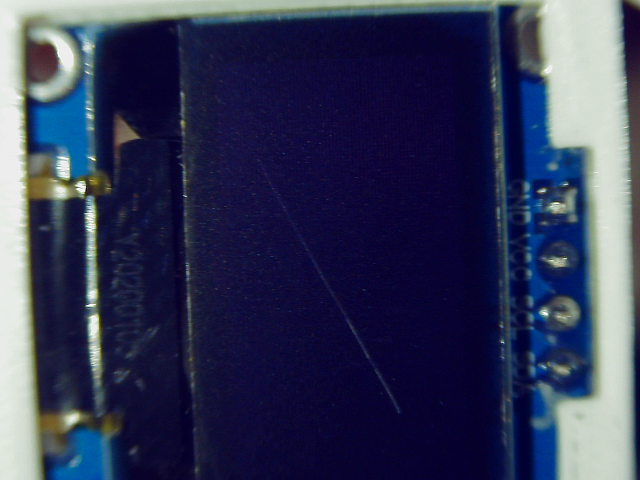
#> input picture dataset/defect/-5_degree_defect/garching00073.png, 640 x 480 px, found by its file name
$ jupyter execute gamma_correction.ipynb
#> lines starting #> are read from the running program, lines starting #| are printed output that depends on the picture; long printed decimals are rounded
[cell 1]
import cv2
import numpy as np
import math

[cell 2]
# read image
img = cv2.imread('/Users/hasandemirkiran/Desktop/cyberus_accenture/dataset/defect/-5_degree_defect/garching00073.png')
#> img is the input picture: shape (480, 640, 3); mean B, G, R 86.4, 56.3, 51.6

[cell 3]
# convert img to gray
gray = cv2.cvtColor(img, cv2.COLOR_BGR2GRAY)
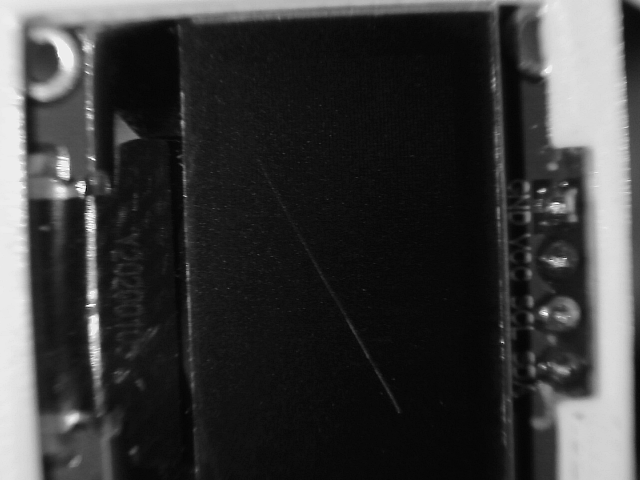
#> gray: shape (480, 640); min 5, max 255, mean 58.3

[cell 4]
# compute gamma = log(mid*255)/log(mean)
mid = 0.5
mean = np.mean(gray)
#> mean = 58.32
gamma = math.log(mid*255)/math.log(mean)
#> gamma = 1.19
print(gamma)
#| 1.192

[cell 5]
# do gamma correction
img_gamma1 = np.power(img, gamma).clip(0,255).astype(np.uint8)
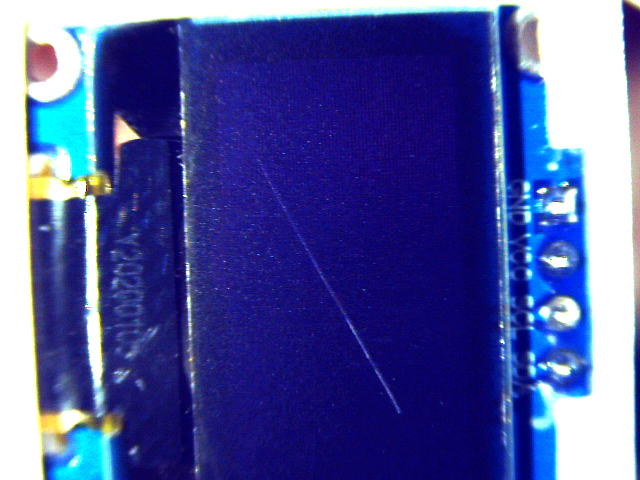
#> img_gamma1: shape (480, 640, 3); mean B, G, R 156.3, 85.7, 78.4

[cell 6]
# METHOD 2: HSV (or other color spaces)

# convert img to HSV
hsv = cv2.cvtColor(img, cv2.COLOR_BGR2HSV)
#> hsv: shape (480, 640, 3); mean H, S, V 105.1, 164.7, 89.7
hue, sat, val = cv2.split(hsv)
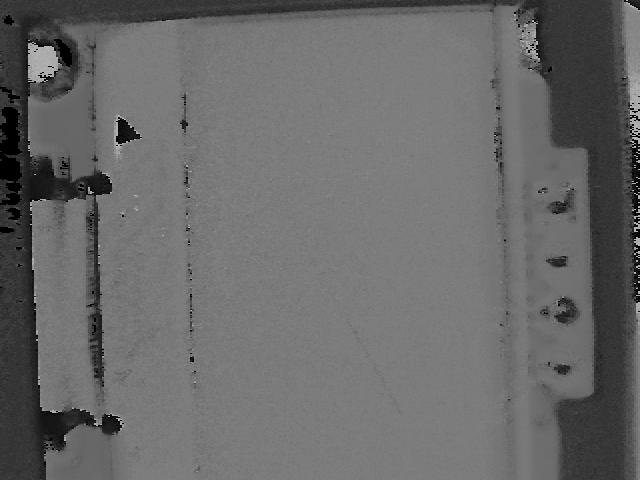
#> hue: shape (480, 640); min 0, max 179, mean 105.1
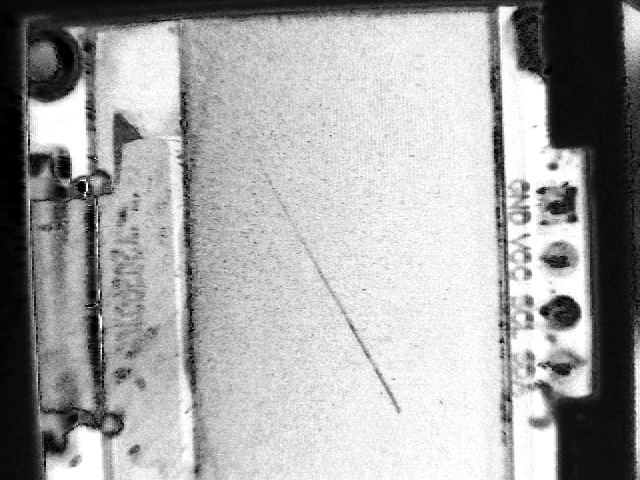
#> sat: shape (480, 640); min 0, max 255, mean 164.7
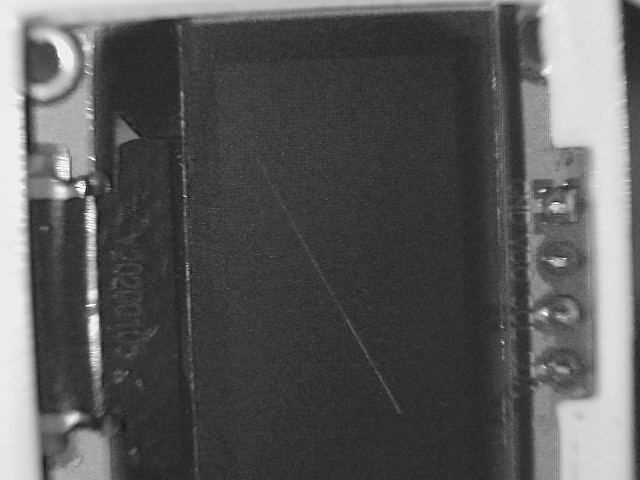
#> val: shape (480, 640); min 16, max 255, mean 89.7

[cell 7]
# compute gamma = log(mid*255)/log(mean)
mid = 0.5
mean = np.mean(val)
#> mean = 89.75
gamma = math.log(mid*255)/math.log(mean)
#> gamma = 1.08
print(gamma)
#| 1.078

[cell 8]
# do gamma correction on value channel
val_gamma = np.power(val, gamma).clip(0,255).astype(np.uint8)
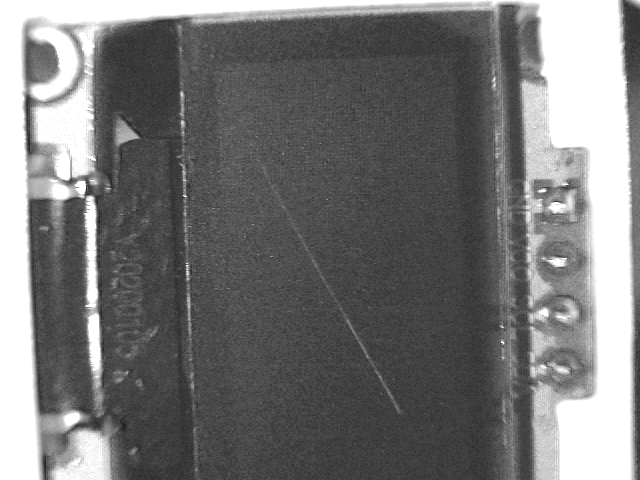
#> val_gamma: shape (480, 640); min 19, max 255, mean 118.4

[cell 9]
# combine new value channel with original hue and sat channels
hsv_gamma = cv2.merge([hue, sat, val_gamma])
#> hsv_gamma: shape (480, 640, 3); mean H, S, V 105.1, 164.7, 118.4
img_gamma2 = cv2.cvtColor(hsv_gamma, cv2.COLOR_HSV2BGR)
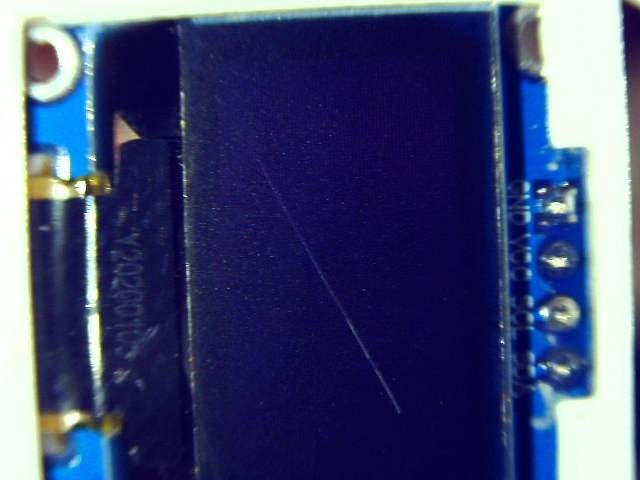
#> img_gamma2: shape (480, 640, 3); mean B, G, R 113.8, 72.2, 65.4

$ run again, with dataset/defect/-5_degree_defect/garching00088.png copied over dataset/defect/-5_degree_defect/garching00073.png
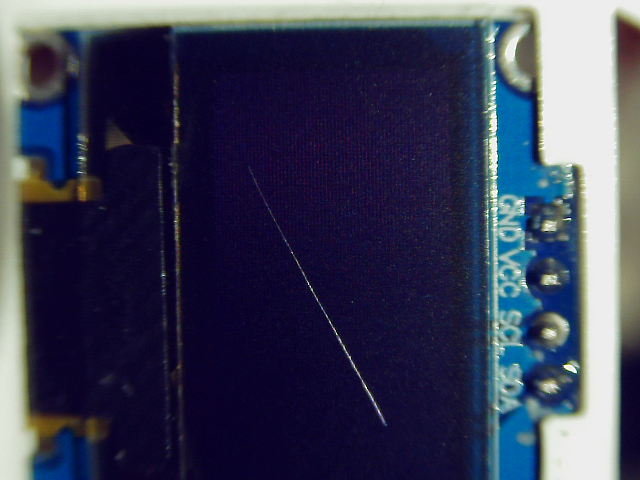
#> input picture dataset/defect/-5_degree_defect/garching00088.png, 640 x 480 px, found by its file name
#> img is the input picture: shape (480, 640, 3); mean B, G, R 86.1, 62.9, 59.9
#> `mean = np.mean(gray)`: mean = 64.6
#> `gamma = math.log(mid*255)/math.log(mean)`: gamma = 1.16
#| 1.163
#> hsv: shape (480, 640, 3); mean H, S, V 99.9, 155.2, 90.3
#> `hue, sat, val = cv2.split(hsv)`:
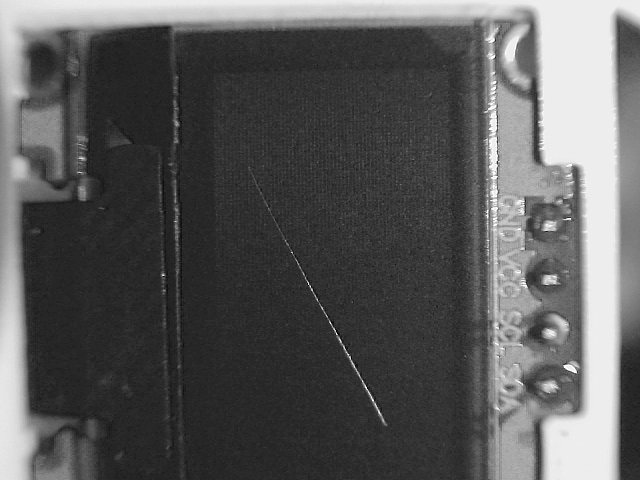
#> val: shape (480, 640); min 0, max 255, mean 90.3
#> `mean = np.mean(val)`: mean = 90.33
#> `gamma = math.log(mid*255)/math.log(mean)`: gamma = 1.08
#| 1.077
#> hsv_gamma: shape (480, 640, 3); mean H, S, V 99.9, 155.2, 116.9
#> `img_gamma2 = cv2.cvtColor(hsv_gamma, cv2.COLOR_HSV2BGR)`:
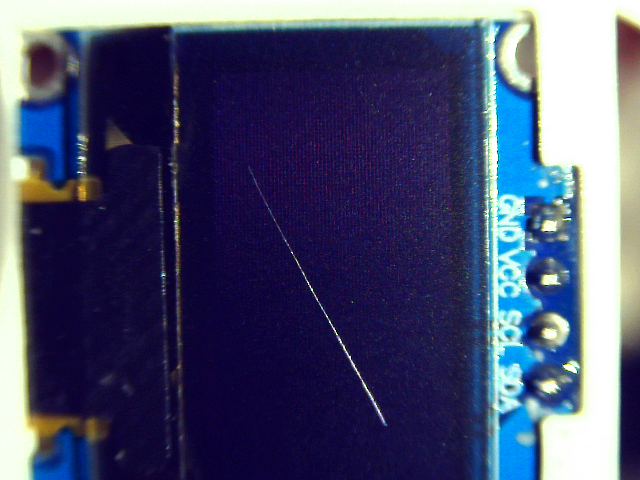
#> img_gamma2: shape (480, 640, 3); mean B, G, R 111, 79.4, 74.7
